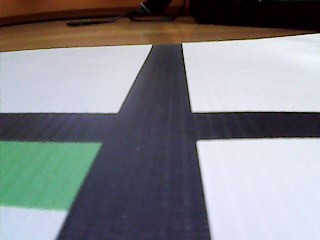
#> input picture frame.jpg, 320 x 240 px
$ jupyter execute --allow-errors line_tracing.ipynb
#> lines starting #> are read from the running program, lines starting #| are printed output that depends on the picture
[cell 1]
import numpy as np
import math
import struct
import time
from enum import Enum
from matplotlib import pyplot as plt
import cv2 as cv
from random import sample

[cell 2]
frame_org = cv.imread("frame.jpg")
#> frame_org is the input picture: shape (240, 320, 3); mean B, G, R 136, 131.7, 130.6

Bisect the frame into equal chunks?
Slice up the "frame" into another frame containing the black density values

[cell 3]
crop_h = 30
b_crop_h = 0

frame = frame_org[crop_h:(frame_org.shape[0] - b_crop_h), :]
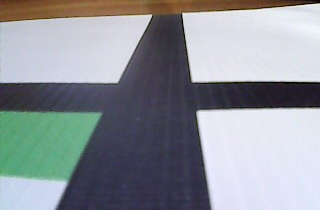
#> frame: shape (210, 320, 3); mean B, G, R 153.6, 147.3, 142.6


$ run again, with f_line.png saved as frame.jpg
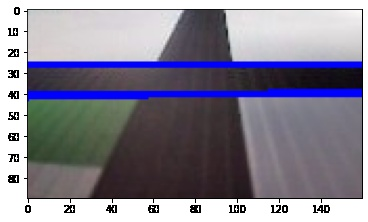
#> input picture f_line.png, 368 x 222 px
#> frame_org is the input picture: shape (222, 368, 3); mean B, G, R 146.4, 131, 133.9
#> `frame = frame_org[crop_h:(frame_org.shape[0] - b_crop_h), :]`:
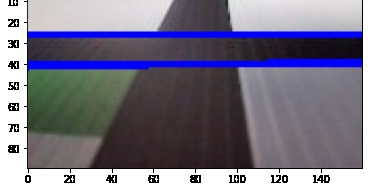
#> frame: shape (192, 368, 3); mean B, G, R 135.9, 118.3, 121.5
